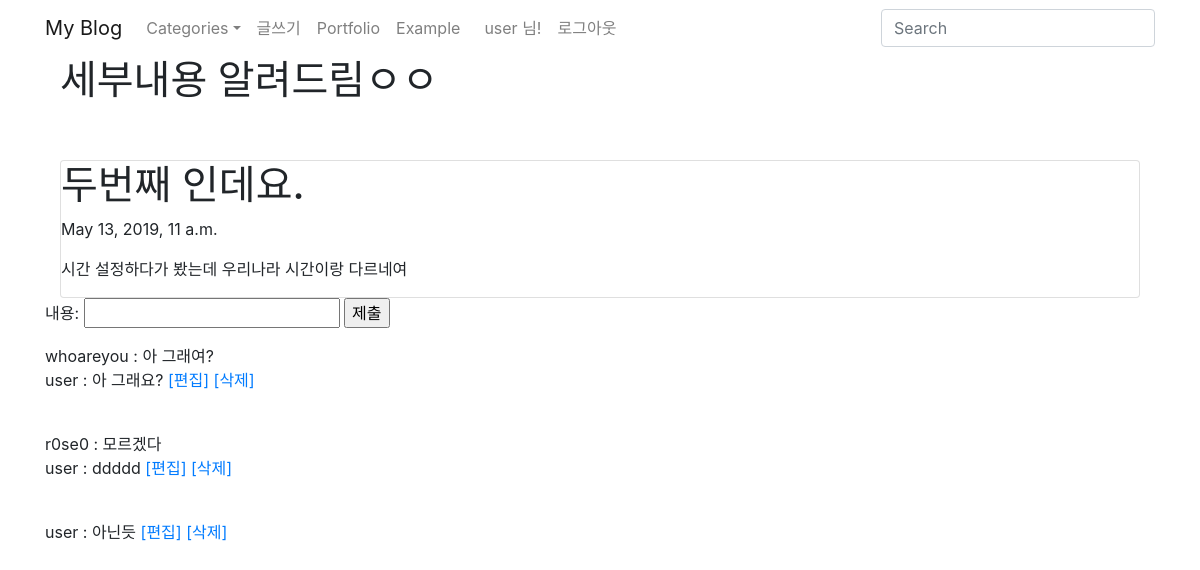
The app's page /blog/2 (signed in) with its own data.
### blog/models.py (models this page shows, shortened)
class Blog(models.Model):
    title=models.CharField(max_length=200)      #짧은글
    pub_date=models.DateTimeField('date published')     #날짜
    body=models.TextField()     #긴글

class Comment(models.Model):
    post=models.ForeignKey(Blog, on_delete=models.CASCADE, related_name="comments")      #comments: 게시글이 가진 모든 댓글 가져옴, cascade: 글삭제시 댓글 모두 삭제
    user=models.ForeignKey(User, on_delete=models.CASCADE)
    body=models.CharField(max_length=500)       #댓글 내용

### blog/views.py (the view)
# urls.py: path('<int:blog_id>', views.detail, name="detail"),       #각 게시물에 id가 들어갈 공간 만듬
def detail(request, blog_id):
    details=get_object_or_404(Blog, pk=blog_id)
    return render(request, 'detail.html', {'detail': details})

### blogproject/templates/detail.html (shortened to what this page needs)
{%extends 'base.html'%}
{%block first%}
    <div class="container">
        <h1>세부내용 알려드림ㅇㅇ</h1>
        <br><br>
        <div class="card">
            <h1>{{detail.title}}</h1>
            <p>{{detail.pub_date}}</p>
            <p>{{detail.body}}</p>
        </div>
    </div>
<form action="{% url 'comment_add' detail.id %}" method="POST">
    내용: <input type="text" name="body">
    <input type="submit" value="제출">
</form>
{% for comment in detail.comments.all %}
    {{comment.user.username}} : {{comment.body}}
    {%if comment.user == request.user%}
    <a href="{% url 'comment_edit' comment.id%}">[편집]</a>
    <a href="javascript:{document.getElementById('delete').submit()}">[삭제]</a>
    {%endif%}
    <br>
{% endfor %}
{%endblock%}

### blogproject/templates/base.html (shortened to what this page needs)
<html>
<head>
    <link rel="stylesheet" href="https://stackpath.bootstrapcdn.com/bootstrap/4.3.1/css/bootstrap.min.css">
</head>
<body>
  <nav class="navbar navbar-expand-lg navbar-light">
    <div class="container">
      <a href="{% url 'home' %}" class="navbar-brand" href="{% url 'home' %}">My Blog</a>
      <div class="collapse navbar-collapse" id="globalNavbar">
        <form class="form-inline form-navbar my-2 my-lg-0 order-2" action="#">
          <input class="form-control" name="s" type="text" placeholder="Search"/>
        </form>
        <ul class="navbar-nav mr-auto order-1">
          <li class="nav-item dropdown"><a class="nav-link dropdown-toggle" id="navbarDropdownMenuLink" href="#" data-toggle="dropdown" aria-haspopup="true" aria-expanded="false">Categories</a>
          </li>
          <li class="nav-item"><a class="nav-link" href="{% url 'new' %}">글쓰기</a></li>
          <li class="nav-item"><a class="nav-link" href="{% url 'portfolio' %}">Portfolio</a></li>
          <li class="nav-item"><a class="nav-link" href="#">Example</a></li>
        <ul class="navbar-nav d-none d-lg-flex ml-2 order-3">
          {% if user.is_authenticated %}
          <li class="nav-item"><a class="nav-link" href="#">{{user.username}} 님!</a></li>
          <li class="nav-item"><a class="nav-link" href="javascript:{document.getElementById('logout').submit()}">로그아웃</a></li>
          {% else %}
          <li class="nav-item"><a class="nav-link" href="{%url 'login'%}">Sign in</a></li>
          <li class="nav-item"><a class="nav-link" href="{%url 'signup'%}">Sign up</a></li>
          {% endif %}
        </ul>
      </div>
    </div>
    </nav>
    <div class="container">
      {% block first%}
      {% endblock %}
    </div>
    </body>
</html>

### records on screen
Blog: title "두번째 인데요.", pub_date "May 13, 2019, 11 a.m.", body "시간 설정하다가 봤는데 우리나라 시간이랑 다르네여"
Comment: user.username "whoareyou", body "아 그래여?"
Comment: user.username "user", body "아 그래요?", shows "[편집]"
Comment: user.username "r0se0", body "모르겠다"
Comment: user.username "user", body "ddddd", shows "[편집]"
Comment: user.username "user", body "아닌듯", shows "[편집]"

### other values on screen
{{ user.username }} "user"
